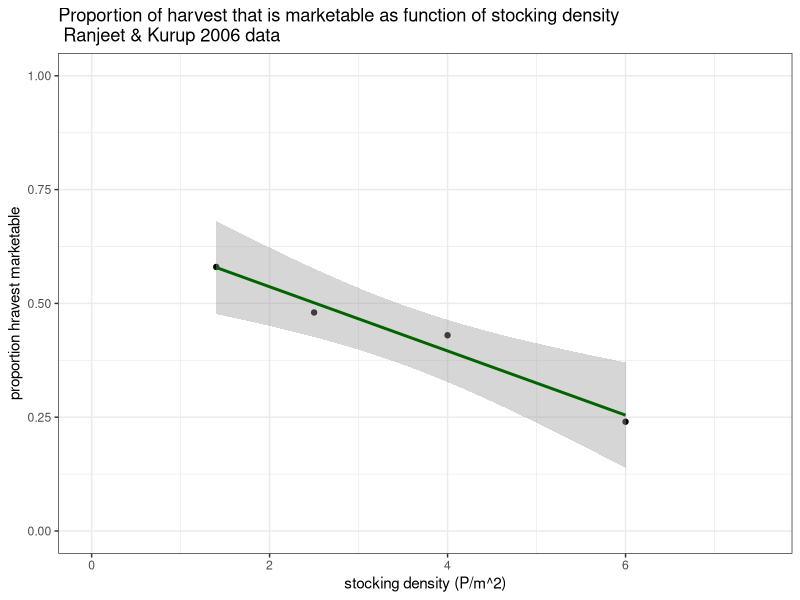
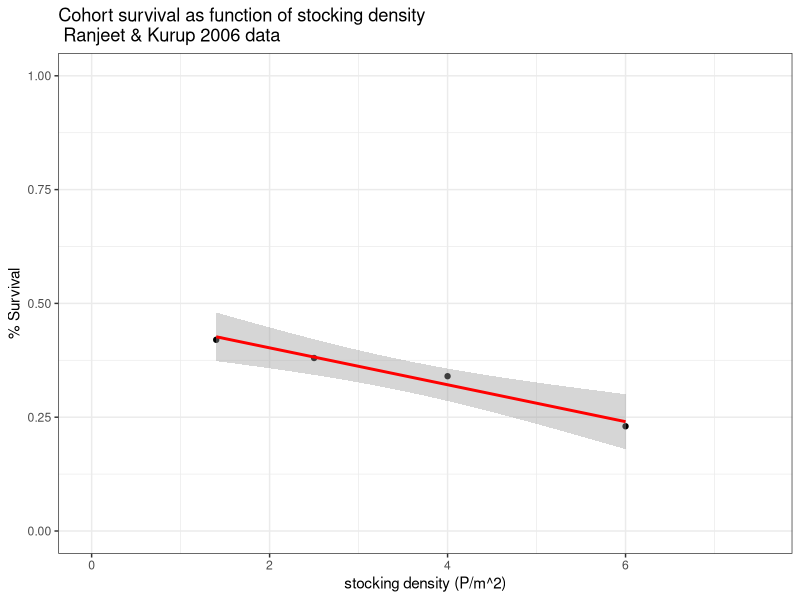
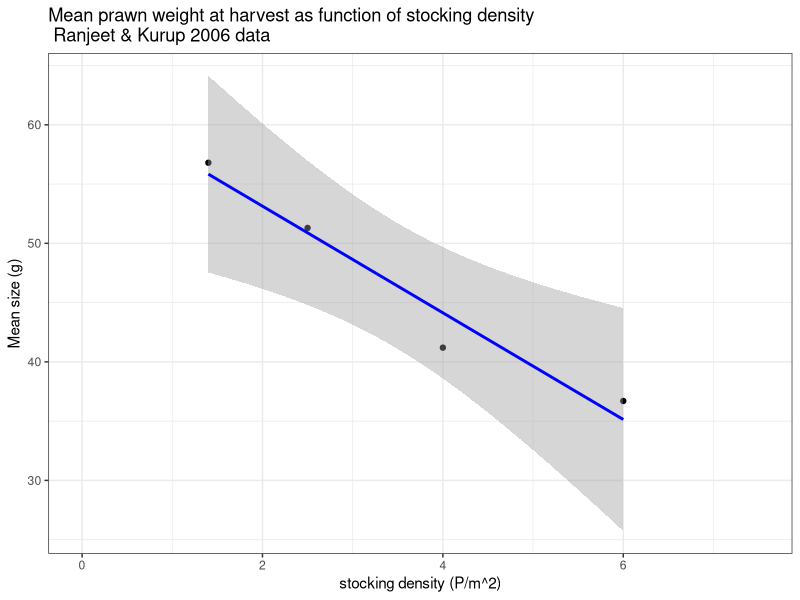
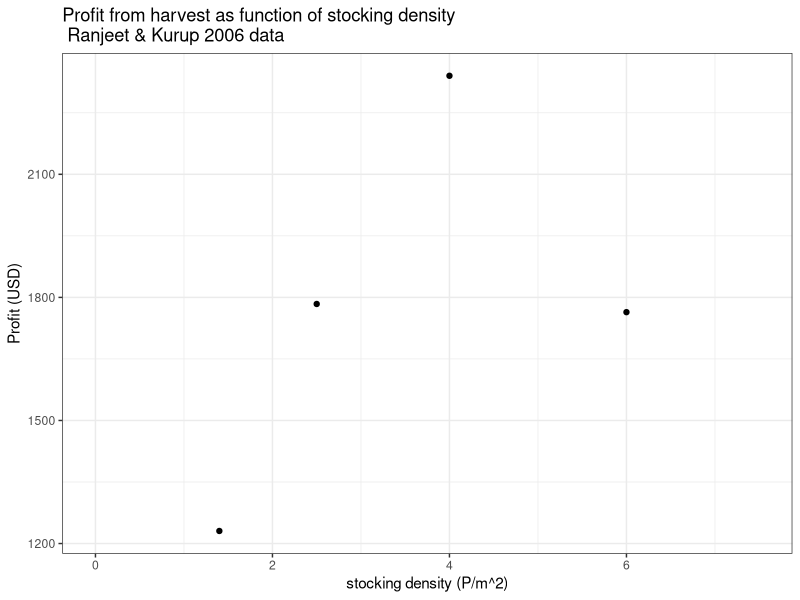

Generate these figures, in order, with R:
# Data from various aquaculture studies compiled for use in prawn aqauclture model #############
  require(ggplot2)

# Ranjeet and Kurup 2006 #######

rk06 = data.frame(dens_ha = c(14000, 25000, 40000, 60000),      # Stocking density per hectare (P_nought)    
                  dens = c(14000, 25000, 40000, 60000)/10000,   # Stocking density per m^2
                  surv = c(0.42, 0.38, 0.34, 0.23),             # proportion survival of all stocked prawns
                  marketable = c(0.58, 0.48, 0.43, 0.24),       # prportion of harvested prawns that were marketable
                  mean_B = c(56.8, 51.3, 41.2, 36.7),           # mean prawn mass in grams at harvest  
                  mean_B_perday = c(56.8, 51.3, 41.2, 36.7)/(8*30), # mean daily growth (in grams) 
                  harvest = c(320, 480, 630, 510),              # total prawns harvested in kg
                  market_harvest = c(278, 314, 460, 412),       # marketable prawns harvested in kg
                  profit = c(60166, 87216, 114408, 86241)/48.89)# profit per hectare converted from rupees (reported) to USD (48.89 ruppes/USD reported conversion)

  rk06$p_kg = rk06$profit / rk06$market_harvest                 # estimate of price: USD per kg marketable harvested

  ggplot(rk06, aes(x = dens, y = marketable)) + 
    theme_bw() +
    labs(x = 'stocking density (P/m^2)', y = 'proportion hravest marketable',
         title = 'Proportion of harvest that is marketable as function of stocking density \n Ranjeet & Kurup 2006 data') +
    xlim(0,7.5) +
    ylim(0,1) +
    geom_point() +
    stat_smooth(method = "lm", col = "darkgreen")
  
  eta.lm = lm(marketable ~ dens, data = rk06)
  
om.gg = ggplot(rk06, aes(x = dens, y = surv)) + 
                theme_bw() +
                labs(x = 'stocking density (P/m^2)', y = '% Survival',
                     title = 'Cohort survival as function of stocking density \n Ranjeet & Kurup 2006 data') +
                xlim(0,7.5) +
                ylim(0,1) +
                geom_point() +
                stat_smooth(method = "lm", col = "red")
  
om.gg

  om.lm = lm(surv ~ dens, data = rk06)
  
gam.gg = ggplot(rk06, aes(x = dens, y = mean_B)) + 
                  theme_bw() +
                  labs(x = 'stocking density (P/m^2)', y = 'Mean size (g)',
                       title = 'Mean prawn weight at harvest as function of stocking density \n Ranjeet & Kurup 2006 data') +
                  xlim(0,7.5) +
                  #ylim(0,1) +
                  geom_point() +
                  stat_smooth(method = "lm", col = "blue")
gam.gg  

  gam.lm = lm(mean_B_perday ~ dens, data = rk06)

p.gg = ggplot(rk06, aes(x = dens, y = profit)) + 
            theme_bw() +
            labs(x = 'stocking density (P/m^2)', y = 'Profit (USD)',
                 title = 'Profit from harvest as function of stocking density \n Ranjeet & Kurup 2006 data') +
            xlim(0,7.5) +
            #ylim(0,1) +
            geom_point()
  p.gg  
  
